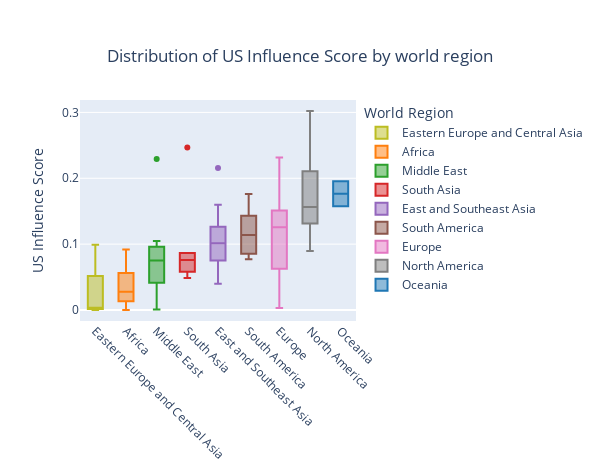

This figure's notebook cell:
### Markdown cell above
Now, we determine which regions of the world have movies most influenced by American culture. To do this, we create a boxplot of the influence scores for countries grouped by world region to observe the distribution of US influence score in each region.

### Code cell
# Sort by the median 'NLP US Influence Score' for each region
df_us_influence_final_world_region = df_us_influence_final[df_us_influence_final['World_region'] != 'Other'] # Remove 'Other' region as we didn't assign it to a specific region
median_order = df_us_influence_final_world_region.groupby('World_region')['NLP US Influence Score'].median().sort_values().index

region_color_mapping = {             # Define the colors for each region to keep the same color for each region in all plots
    "Oceania": "#1f77b4",  # Blue
    "Africa": "#ff7f0e",  # Orange
    "Middle East": "#2ca02c",  # Green
    "South Asia": "#d62728",  # Red
    "East and Southeast Asia": "#9467bd",  # Violet
    "South America": "#8c564b",  # Brown
    "Europe": "#e377c2",  # Rose
    "North America": "#7f7f7f",  # Grey
    "Eastern Europe and Central Asia": "#bcbd22",  # Olive Green
}

# Create an interactive boxplot with Plotly
fig = px.box(
    df_us_influence_final_world_region, 
    x='World_region', 
    y='NLP US Influence Score', 
    category_orders={'World_region': median_order},  # Sort regions by median
    color='World_region',  
    color_discrete_map=region_color_mapping,
    title='Distribution of US Influence Score by world region',
    labels={'World_region': 'World Region', 'NLP US Influence Score': 'Influence Score'}
)

# Customization
fig.update_traces(quartilemethod="inclusive")  
fig.update_layout(
    xaxis_title=None,
    yaxis_title='US Influence Score',
    xaxis_tickangle=45,  
    height=475,
    width=600,
    title={
        'text': "Distribution of US Influence Score by world region",
        'x': 0.5,  # Center the title
        'xanchor': 'center',
        'yanchor': 'top'
    }          
)

fig.show()

### Figure 1 — Plotly figure (JSON) as saved in the notebook; plotly's stock layout.template omitted (floating-point values rounded to 4 significant figures)
{"data": [{"alignmentgroup": "True", "hovertemplate": "World Region=%{x}<br>Influence Score=%{y}<extra></extra>", "legendgroup": "Eastern Europe and Central Asia", "marker": {"color": "#bcbd22"}, "name": "Eastern Europe and Central Asia", "notched": false, "offsetgroup": "Eastern Europe and Central Asia", "orientation": "v", "quartilemethod": "inclusive", "showlegend": true, "type": "box", "x": ["Eastern Europe and Central Asia", "Eastern Europe and Central Asia", "Eastern Europe and Central Asia", "Eastern Europe and Central Asia"], "x0": " ", "xaxis": "x", "y": [0.09904, 0.003951, 0.002876, 5.76e-05], "y0": " ", "yaxis": "y"}, {"alignmentgroup": "True", "hovertemplate": "World Region=%{x}<br>Influence Score=%{y}<extra></extra>", "legendgroup": "Africa", "marker": {"color": "#ff7f0e"}, "name": "Africa", "notched": false, "offsetgroup": "Africa", "orientation": "v", "quartilemethod": "inclusive", "showlegend": true, "type": "box", "x": ["Africa", "Africa", "Africa", "Africa", "Africa", "Africa", "Africa", "Africa", "Africa", "Africa", "Africa", "Africa", "Africa", "Africa", "Africa", "Africa", "Africa"], "x0": " ", "xaxis": "x", "y": [0.09167, 0.05821, 0.0152, 0.02757, 0.0001411, 0.02998, 0.05603, 0.07854, 0.06249, 0.005108, 0.04204, 0.005324, 0.01669, 0.02347, 0.02899, 0.01231, 0.01339], "y0": " ", "yaxis": "y"}, {"alignmentgroup": "True", "hovertemplate": "World Region=%{x}<br>Influence Score=%{y}<extra></extra>", "legendgroup": "Middle East", "marker": {"color": "#2ca02c"}, "name": "Middle East", "notched": false, "offsetgroup": "Middle East", "orientation": "v", "quartilemethod": "inclusive", "showlegend": true, "type": "box", "x": ["Middle East", "Middle East", "Middle East", "Middle East", "Middle East", "Middle East", "Middle East", "Middle East", "Middle East"], "x0": " ", "xaxis": "x", "y": [0.07531, 0.07997, 0.04584, 0.09607, 0.04127, 0.01153, 0.1046, 0.2292, 0.0006638], "y0": " ", "yaxis": "y"}, {"alignmentgroup": "True", "hovertemplate": "World Region=%{x}<br>Influence Score=%{y}<extra></extra>", "legendgroup": "South Asia", "marker": {"color": "#d62728"}, "name": "South Asia", "notched": false, "offsetgroup": "South Asia", "orientation": "v", "quartilemethod": "inclusive", "showlegend": true, "type": "box", "x": ["South Asia", "South Asia", "South Asia", "South Asia", "South Asia", "South Asia"], "x0": " ", "xaxis": "x", "y": [0.07982, 0.08663, 0.07212, 0.2466, 0.05811, 0.04857], "y0": " ", "yaxis": "y"}, {"alignmentgroup": "True", "hovertemplate": "World Region=%{x}<br>Influence Score=%{y}<extra></extra>", "legendgroup": "East and Southeast Asia", "marker": {"color": "#9467bd"}, "name": "East and Southeast Asia", "notched": false, "offsetgroup": "East and Southeast Asia", "orientation": "v", "quartilemethod": "inclusive", "showlegend": true, "type": "box", "x": ["East and Southeast Asia", "East and Southeast Asia", "East and Southeast Asia", "East and Southeast Asia", "East and Southeast Asia", "East and Southeast Asia", "East and Southeast Asia", "East and Southeast Asia", "East and Southeast Asia", "East and Southeast Asia"], "x0": " ", "xaxis": "x", "y": [0.1011, 0.1004, 0.1598, 0.2157, 0.1238, 0.1264, 0.06376, 0.1014, 0.075, 0.03972], "y0": " ", "yaxis": "y"}, {"alignmentgroup": "True", "hovertemplate": "World Region=%{x}<br>Influence Score=%{y}<extra></extra>", "legendgroup": "South America", "marker": {"color": "#8c564b"}, "name": "South America", "notched": false, "offsetgroup": "South America", "orientation": "v", "quartilemethod": "inclusive", "showlegend": true, "type": "box", "x": ["South America", "South America", "South America", "South America", "South America", "South America", "South America", "South America"], "x0": " ", "xaxis": "x", "y": [0.1306, 0.07718, 0.1194, 0.07798, 0.09256, 0.1558, 0.1084, 0.176], "y0": " ", "yaxis": "y"}, {"alignmentgroup": "True", "hovertemplate": "World Region=%{x}<br>Influence Score=%{y}<extra></extra>", "legendgroup": "Europe", "marker": {"color": "#e377c2"}, "name": "Europe", "notched": false, "offsetgroup": "Europe", "orientation": "v", "quartilemethod": "inclusive", "showlegend": true, "type": "box", "x": ["Europe", "Europe", "Europe", "Europe", "Europe", "Europe", "Europe", "Europe", "Europe", "Europe", "Europe", "Europe", "Europe", "Europe", "Europe", "Europe", "Europe", "Europe", "Europe", "Europe", "Europe", "Europe", "Europe", "Europe", "Europe", "Europe", "Europe", "Europe", "Europe", "Europe", "Europe", "Europe", "Europe"], "x0": " ", "xaxis": "x", "y": [0.1313, 0.1468, 0.1728, 0.1512, 0.1721, 0.1084, 0.1276, 0.1271, 0.1578, 0.03296, 0.173, 0.214, 0.1393, 0.1222, 0.002879, 0.1806, 0.1247, 0.006572, 0.02032, 0.1485, 0.06608, 0.1257, 0.1134, 0.0867, 0.1493, 0.1197, 0.2316, 0.06249, 0.007479, 0.009545, 0.2077, 0.05536, 0.0156], "y0": " ", "yaxis": "y"}, {"alignmentgroup": "True", "hovertemplate": "World Region=%{x}<br>Influence Score=%{y}<extra></extra>", "legendgroup": "North America", "marker": {"color": "#7f7f7f"}, "name": "North America", "notched": false, "offsetgroup": "North America", "orientation": "v", "quartilemethod": "inclusive", "showlegend": true, "type": "box", "x": ["North America", "North America", "North America", "North America", "North America"], "x0": " ", "xaxis": "x", "y": [0.3021, 0.1314, 0.08938, 0.2106, 0.1562], "y0": " ", "yaxis": "y"}, {"alignmentgroup": "True", "hovertemplate": "World Region=%{x}<br>Influence Score=%{y}<extra></extra>", "legendgroup": "Oceania", "marker": {"color": "#1f77b4"}, "name": "Oceania", "notched": false, "offsetgroup": "Oceania", "orientation": "v", "quartilemethod": "inclusive", "showlegend": true, "type": "box", "x": ["Oceania", "Oceania"], "x0": " ", "xaxis": "x", "y": [0.1575, 0.1954], "y0": " ", "yaxis": "y"}], "layout": {"boxmode": "overlay", "height": 475, "legend": {"title": {"text": "World Region"}, "tracegroupgap": 0}, "title": {"text": "Distribution of US Influence Score by world region", "x": 0.5, "xanchor": "center", "yanchor": "top"}, "width": 600, "xaxis": {"anchor": "y", "categoryarray": ["Eastern Europe and Central Asia", "Africa", "Middle East", "South Asia", "East and Southeast Asia", "South America", "Europe", "North America", "Oceania"], "categoryorder": "array", "domain": [0, 1], "tickangle": 45, "title": {}}, "yaxis": {"anchor": "x", "domain": [0, 1], "title": {"text": "US Influence Score"}}}}
